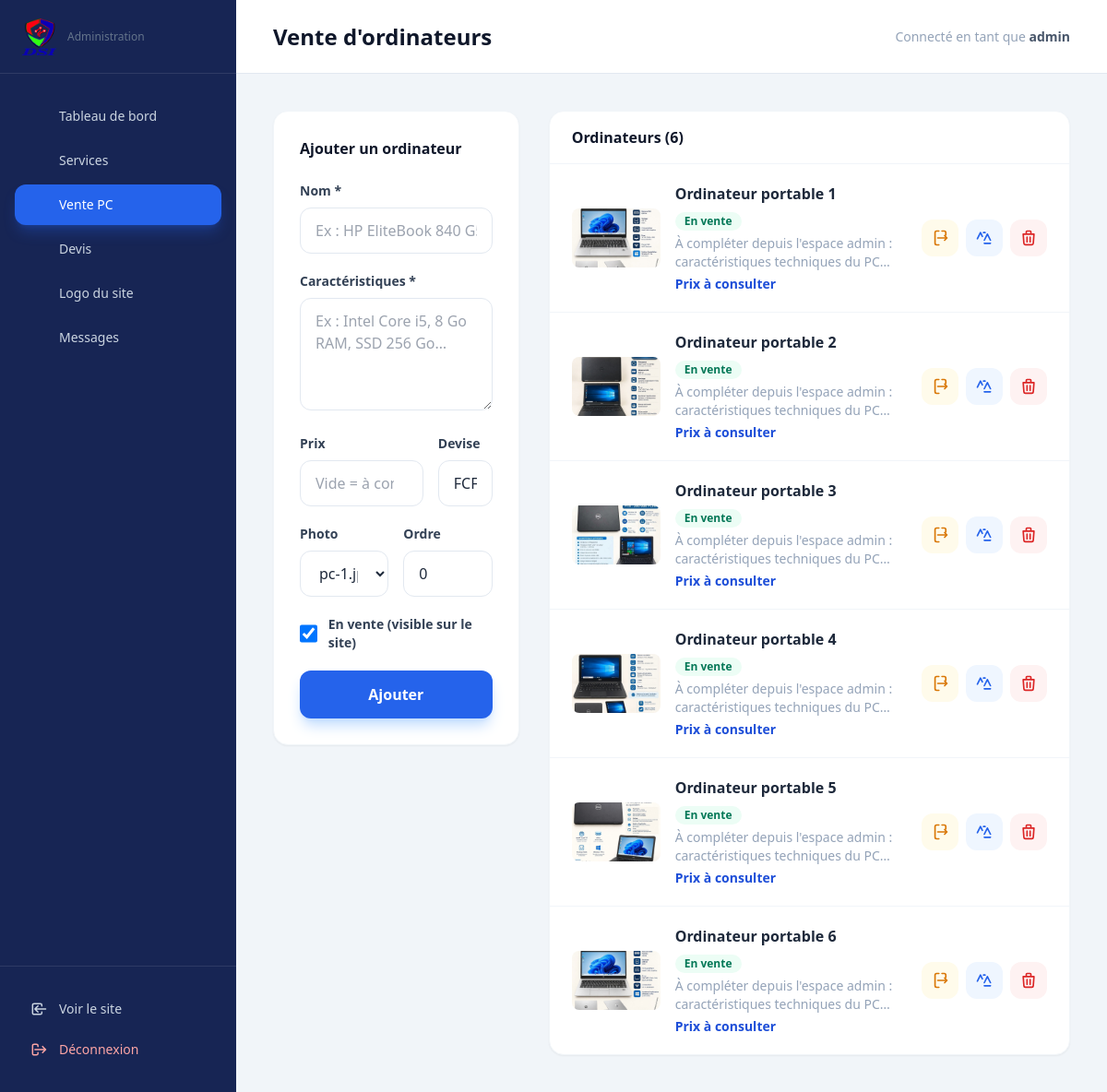
The app's page /admin/ordinateurs.php (signed in) with its own data.
### tables this page shows
CREATE TABLE IF NOT EXISTS ordinateurs (
    id INT AUTO_INCREMENT PRIMARY KEY,
    nom VARCHAR(150) NOT NULL,
    description TEXT NOT NULL,
    prix DECIMAL(10,2) DEFAULT NULL,
    devise VARCHAR(10) NOT NULL DEFAULT 'FCFA',
    image VARCHAR(255) NOT NULL DEFAULT 'assets/img/pc/pc-1.jpg',
    actif TINYINT(1) NOT NULL DEFAULT 1,
    ordre_affichage INT NOT NULL DEFAULT 0,
    cree_le TIMESTAMP DEFAULT CURRENT_TIMESTAMP
);

### includes/functions.php (called while the page is built, shortened)
<?php
require_once __DIR__ . '/config.php';
function e(?string $valeur): string
{
    return htmlspecialchars((string) $valeur, ENT_QUOTES, 'UTF-8');
}
function formater_prix(?string $prix, string $devise = 'FCFA'): string
{
    if ($prix === null || $prix === '') {
        return 'Prix à consulter';
    }
    return number_format((float) $prix, 0, ',', ' ') . ' ' . e($devise);
}
function get_ordinateurs(bool $tous = false): array
{
    $sql = 'SELECT * FROM ordinateurs';
    $sql .= ' ORDER BY ordre_affichage ASC, id ASC';
    return db()->query($sql)->fetchAll();
}

### includes/config.php (called while the page is built, shortened)
<?php
function db(): PDO
{
    static $pdo = null;
    if ($pdo === null) {
        try {
            $pdo = new PDO(
                'mysql:host=' . DB_HOST . ';dbname=' . DB_NAME . ';charset=utf8mb4',
                DB_USER,
                DB_PASS,
                [
                    PDO::ATTR_ERRMODE            => PDO::ERRMODE_EXCEPTION,
                    PDO::ATTR_DEFAULT_FETCH_MODE => PDO::FETCH_ASSOC,
                    PDO::ATTR_EMULATE_PREPARES   => false,
                ]
            );
        } catch (PDOException $e) {
            http_response_code(500);
            die('Erreur de connexion à la base de données. Vérifiez le fichier includes/config.php.');
        }
    }
    return $pdo;
}

### admin/ordinateurs.php (the view, shortened to what this page needs)
<?php
$images_disponibles = [];
foreach (glob(__DIR__ . '/../assets/img/pc/*.jpg') as $fichier) {
    $chemin = 'assets/img/pc/' . basename($fichier);
    $images_disponibles[$chemin] = basename($fichier);
}
$ordinateurs = get_ordinateurs(true);
$en_edition  = null;
require __DIR__ . '/entete.php';
?>
<div class="grid lg:grid-cols-3 gap-8 items-start">
    <section class="lg:col-span-1 bg-white rounded-2xl shadow-sm border border-slate-100 p-7">
        <h2 class="font-bold text-slate-900 mb-6"><?= $en_edition ? 'Modifier l\'ordinateur' : 'Ajouter un ordinateur' ?></h2>
        <form method="post" action="ordinateurs.php" class="space-y-5">
            <div>
                <label for="nom" class="block text-sm font-semibold text-slate-700 mb-2">Nom *</label>
                <input type="text" id="nom" name="nom" required maxlength="150"
                       value="<?= e($en_edition['nom'] ?? '') ?>"
                       class="w-full rounded-xl border border-slate-200 px-4 py-3 focus:outline-none focus:ring-2 focus:ring-dsi-500 transition"
                       placeholder="Ex : HP EliteBook 840 G5">
            </div>
            <div>
                <label for="description" class="block text-sm font-semibold text-slate-700 mb-2">Caractéristiques *</label>
                <textarea id="description" name="description" required rows="4"
                          class="w-full rounded-xl border border-slate-200 px-4 py-3 focus:outline-none focus:ring-2 focus:ring-dsi-500 transition resize-y"
                          placeholder="Ex : Intel Core i5, 8 Go RAM, SSD 256 Go…"><?= e($en_edition['description'] ?? '') ?></textarea>
            </div>
            <div class="grid grid-cols-3 gap-4">
                <div class="col-span-2">
                    <label for="prix" class="block text-sm font-semibold text-slate-700 mb-2">Prix</label>
                    <input type="number" id="prix" name="prix" min="0" step="0.01"
                           value="<?= e($en_edition['prix'] ?? '') ?>"
                           class="w-full rounded-xl border border-slate-200 px-4 py-3 focus:outline-none focus:ring-2 focus:ring-dsi-500 transition"
                           placeholder="Vide = à consulter">
                </div>
                <div>
                    <label for="devise" class="block text-sm font-semibold text-slate-700 mb-2">Devise</label>
                    <input type="text" id="devise" name="devise" maxlength="10"
                           value="<?= e($en_edition['devise'] ?? 'FCFA') ?>"
                           class="w-full rounded-xl border border-slate-200 px-4 py-3 focus:outline-none focus:ring-2 focus:ring-dsi-500 transition">
                </div>
            </div>
            <div class="grid grid-cols-2 gap-4">
                <div>
                    <label for="image" class="block text-sm font-semibold text-slate-700 mb-2">Photo</label>
                    <select id="image" name="image"
                            class="w-full rounded-xl border border-slate-200 px-4 py-3 focus:outline-none focus:ring-2 focus:ring-dsi-500 transition bg-white">
                        <?php foreach ($images_disponibles as $chemin => $libelle): ?>
                        <option value="<?= e($chemin) ?>" <?= ($en_edition['image'] ?? '') === $chemin ? 'selected' : '' ?>>
                            <?= e($libelle) ?>
                        </option>
                        <?php endforeach; ?>
                    </select>
                </div>
                <div>
                    <label for="ordre" class="block text-sm font-semibold text-slate-700 mb-2">Ordre</label>
                    <input type="number" id="ordre" name="ordre_affichage" min="0"
                           value="<?= (int) ($en_edition['ordre_affichage'] ?? 0) ?>"
                           class="w-full rounded-xl border border-slate-200 px-4 py-3 focus:outline-none focus:ring-2 focus:ring-dsi-500 transition">
                </div>
            </div>
            <label class="flex items-center gap-3 cursor-pointer">
                <input type="checkbox" name="actif" <?= ($en_edition['actif'] ?? 1) ? 'checked' : '' ?>
                       class="w-5 h-5 rounded border-slate-300 text-dsi-600 focus:ring-dsi-500">
                <span class="text-sm font-semibold text-slate-700">En vente (visible sur le site)</span>
            </label>
            <div class="flex gap-3">
                <button type="submit"
                        class="flex-1 bg-dsi-600 hover:bg-dsi-500 text-white font-semibold py-3.5 rounded-xl transition shadow-lg shadow-dsi-200">
                    <?= $en_edition ? 'Enregistrer' : 'Ajouter' ?>
                </button>
            </div>
        </form>
    </section>
    <section class="lg:col-span-2 bg-white rounded-2xl shadow-sm border border-slate-100 overflow-hidden">
        <header class="px-6 py-4 border-b border-slate-100">
            <h2 class="font-bold text-slate-900">Ordinateurs (<?= count($ordinateurs) ?>)</h2>
        </header>
        <ul class="divide-y divide-slate-100">
            <?php foreach ($ordinateurs as $pc): ?>
            <li class="px-6 py-5 flex flex-col sm:flex-row sm:items-center gap-4">
                <img src="../<?= e($pc['image']) ?>" alt="" class="w-24 h-16 rounded-lg object-cover shrink-0">
                <div class="min-w-0 flex-1">
                    <div class="flex items-center gap-2 flex-wrap">
                        <p class="font-bold text-slate-800"><?= e($pc['nom']) ?></p>
                        <span class="px-2.5 py-0.5 rounded-full text-xs font-semibold
                            <?= $pc['actif'] ? 'bg-emerald-50 text-emerald-700' : 'bg-slate-100 text-slate-500' ?>">
                            <?= $pc['actif'] ? 'En vente' : 'Masqué' ?>
                        </span>
                    </div>
                    <p class="text-sm text-slate-400 mt-1 line-clamp-2"><?= e($pc['description']) ?></p>
                    <p class="text-sm font-bold text-dsi-700 mt-1"><?= formater_prix($pc['prix'], $pc['devise']) ?></p>
                </div>
                <div class="flex items-center gap-2 shrink-0">
                    <form method="post" action="ordinateurs.php">
                        <button type="submit" title="<?= $pc['actif'] ? 'Masquer' : 'Afficher' ?>"
                                class="w-10 h-10 rounded-xl flex items-center justify-center transition
                                <?= $pc['actif'] ? 'bg-amber-50 text-amber-600 hover:bg-amber-100' : 'bg-emerald-50 text-emerald-600 hover:bg-emerald-100' ?>">
                            <svg class="w-5 h-5" fill="none" stroke="currentColor" stroke-width="2" viewBox="0 0 24 24">
                                <?php if ($pc['actif']): ?>
                                <path stroke-linecap="round" d="M10.5 21h-3a2 2 0 0 1-2-2V5a2 2 0 0 1 2-2h3m4 0h3a2 2 0 0 1 2 2v3M9 12h12m-3-3l3 3-3 3" stroke-linejoin="round"/>
                                <?php else: ?>
                                <path stroke-linecap="round" stroke-linejoin="round" d="M13 10V3L4 14h7v7l9-11h-7z"/>
                                <?php endif; ?>
                            </svg>
                        </button>
                    </form>
                    <a href="ordinateurs.php?modifier=<?= (int) $pc['id'] ?>" title="Modifier"
                       class="w-10 h-10 rounded-xl bg-dsi-50 text-dsi-600 hover:bg-dsi-100 flex items-center justify-center transition">
                        <svg class="w-5 h-5" fill="none" stroke="currentColor" stroke-width="2" viewBox="0 0 24 24"><path stroke-linecap="round" stroke-linejoin="round" d="M11 5h2m-1 14h8m-8-4l4-8 4 8M3 13l4-8 2.5 5"/></svg>
                    </a>
                    <form method="post" action="ordinateurs.php" class="confirmation-suppression"
                          data-message="Supprimer « <?= e($pc['nom']) ?> » ?">
                        <button type="submit" title="Supprimer"
                                class="w-10 h-10 rounded-xl bg-red-50 text-red-600 hover:bg-red-100 flex items-center justify-center transition">
                            <svg class="w-5 h-5" fill="none" stroke="currentColor" stroke-width="2" viewBox="0 0 24 24"><path stroke-linecap="round" stroke-linejoin="round" d="M19 7l-.9 12a2 2 0 0 1-2 1.9H7.9a2 2 0 0 1-2-1.9L5 7m5 4v6m4-6v6m1-10V4a1 1 0 0 0-1-1h-4a1 1 0 0 0-1 1v3m-4 0h14"/></svg>
                        </button>
                    </form>
                </div>
            </li>
            <?php endforeach; ?>
        </ul>
    </section>
</div>
<?php require __DIR__ . '/pied.php'; ?>

### records on screen
ordinateurs: image (picture), nom "Ordinateur portable 1", actif "En vente", description "À compléter depuis l'espace admin : caractéristiques techniques du…", formater_prix($pc['prix'], $pc['devise']) "Prix à consulter"
ordinateurs: image (picture), nom "Ordinateur portable 2", actif "En vente", description "À compléter depuis l'espace admin : caractéristiques techniques du…", formater_prix($pc['prix'], $pc['devise']) "Prix à consulter"
ordinateurs: image (picture), nom "Ordinateur portable 3", actif "En vente", description "À compléter depuis l'espace admin : caractéristiques techniques du…", formater_prix($pc['prix'], $pc['devise']) "Prix à consulter"
ordinateurs: image (picture), nom "Ordinateur portable 4", actif "En vente", description "À compléter depuis l'espace admin : caractéristiques techniques du…", formater_prix($pc['prix'], $pc['devise']) "Prix à consulter"
ordinateurs: image (picture), nom "Ordinateur portable 5", actif "En vente", description "À compléter depuis l'espace admin : caractéristiques techniques du…", formater_prix($pc['prix'], $pc['devise']) "Prix à consulter"
ordinateurs: image (picture), nom "Ordinateur portable 6", actif "En vente", description "À compléter depuis l'espace admin : caractéristiques techniques du…", formater_prix($pc['prix'], $pc['devise']) "Prix à consulter"

### other values on screen
$libelle "Tableau de bord"
$libelle "Services"
$libelle "Vente PC"
$libelle "Devis"
$libelle "Logo du site"
$libelle "Messages"
$titre_admin "Vente d'ordinateurs"
$_SESSION['admin_nom'] "admin"
count($ordinateurs) "6"
form field image "pc-1.jpg"
